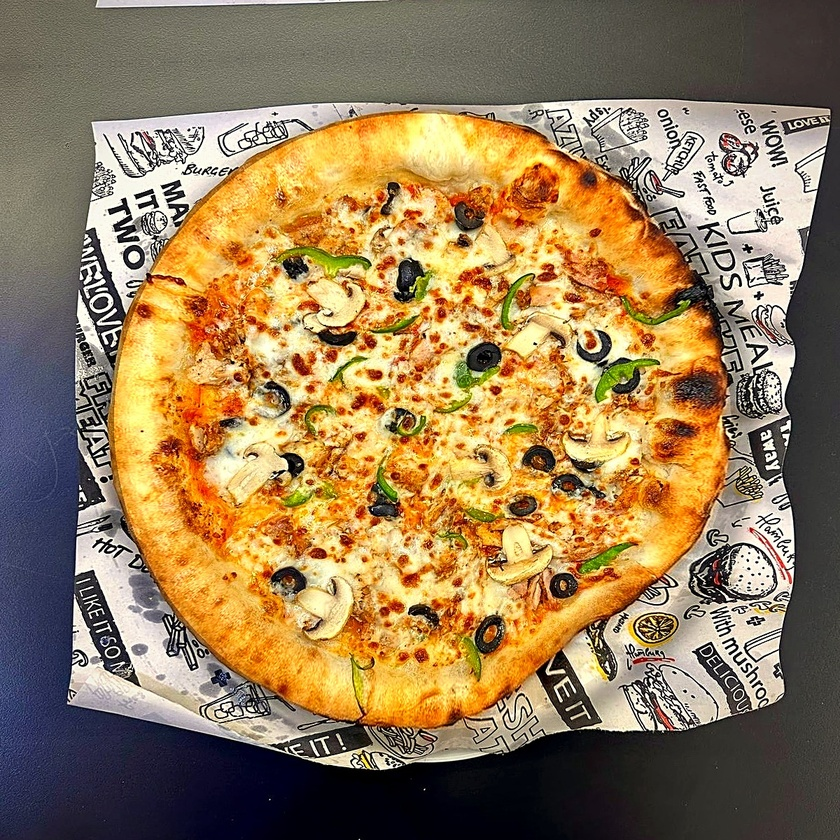
#> input picture src/menu/app-photos/real/real-pizza-a.jpg, 840 x 840 px, shrunk from 1200 x 1200 before the run
$ python roundify.py real-pizza-a.jpg real-pizza-b.jpg real-pizza-b.jpg
#> lines starting #> are read from the running program, lines starting #| are printed output that depends on the picture; after the words box and inside, x2 and y2 are one past the last pixel; in counts of white or black regions, pixels touching at a corner belong together
import sys
import cv2
import numpy as np
src, out, dbg = sys.argv[1], sys.argv[2], sys.argv[3]
im = cv2.imread(src)
#> im is the input picture: shape (840, 840, 3); mean B, G, R 86.8, 124.6, 150
h, w = im.shape[:2]
#> h = 840; w = 840
hsv = cv2.cvtColor(im, cv2.COLOR_BGR2HSV)
#> hsv: shape (840, 840, 3); mean H, S, V 38.2, 111.3, 153.6
# baked crust / sauce / browned cheese: warm hue with real saturation (paper and table are grey/white/black)
m = cv2.inRange(hsv, (6, 70, 150), (28, 255, 255))
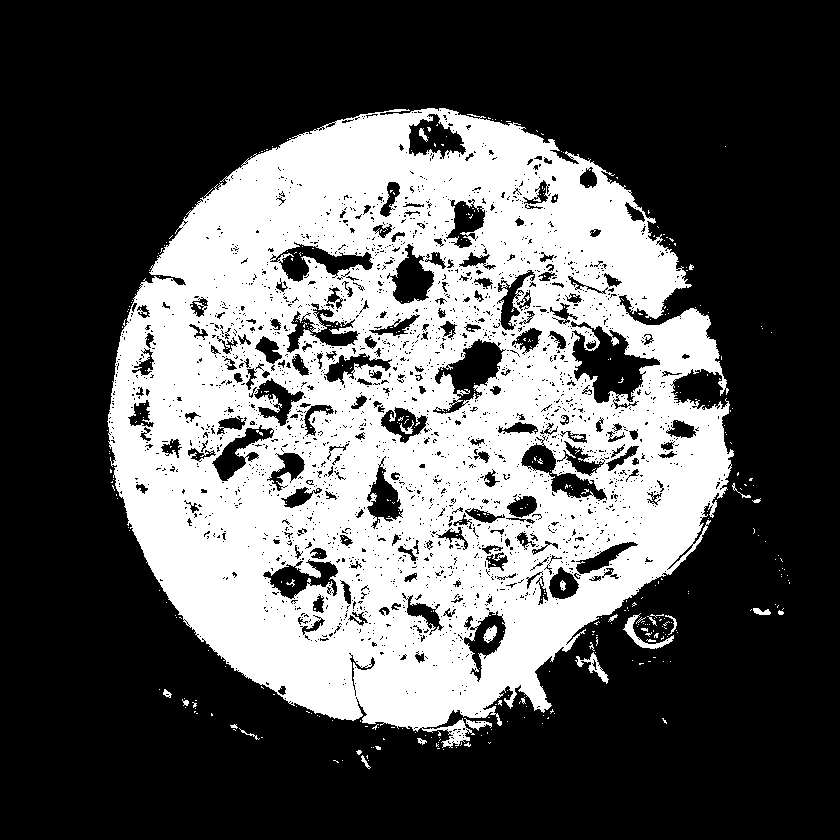
#> m: shape (840, 840); 34.4% white; 432 white regions (407 under 20 px), largest, box (x1, y1, x2, y2) and area: (107, 108, 734, 748) 240198, (623, 613, 674, 649) 395, (575, 652, 609, 684) 285
m = cv2.morphologyEx(m, cv2.MORPH_OPEN, cv2.getStructuringElement(cv2.MORPH_ELLIPSE, (9, 9)))
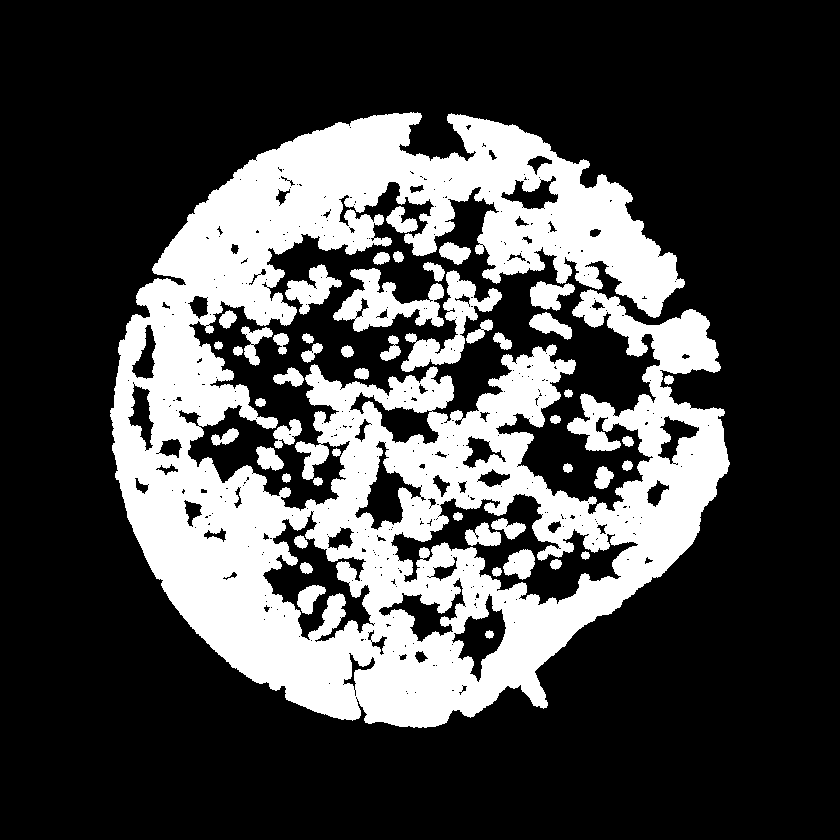
#> m: shape (840, 840); 27.8% white; 49 white regions, largest, box (x1, y1, x2, y2) and area: (110, 112, 730, 728) 178240, (333, 268, 444, 332) 3278, (401, 270, 502, 372) 3050
m = cv2.morphologyEx(m, cv2.MORPH_CLOSE, cv2.getStructuringElement(cv2.MORPH_ELLIPSE, (61, 61)))
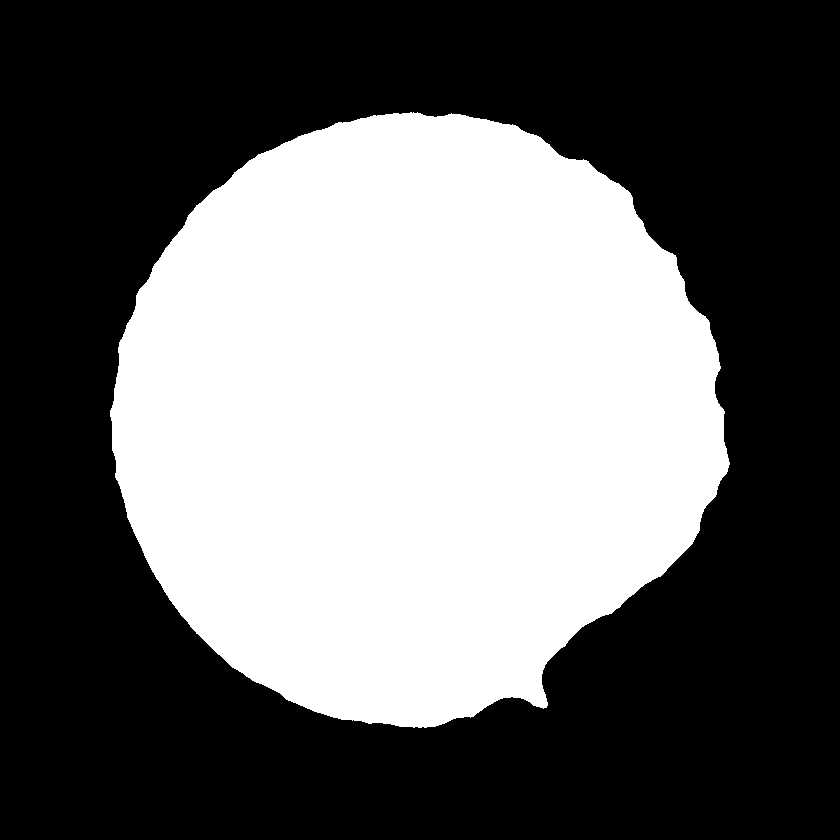
#> m: shape (840, 840); 40.8% white; 1 white region
cnts, _ = cv2.findContours(m, cv2.RETR_EXTERNAL, cv2.CHAIN_APPROX_NONE)
#> cnts = 1 contour; box (x1, y1, x2, y2) and area: (110, 112, 730, 728) 286892
# the pizza is the blob that covers the image centre
inside = [k for k in cnts if cv2.pointPolygonTest(k, (w / 2, h / 2), False) >= 0]
#> inside has the same summary as cnts
c = max(inside or cnts, key=cv2.contourArea)
#> c = contour of 1771 points, box (x1, y1, x2, y2) (110, 112, 730, 728), area 286892
hull = cv2.convexHull(c)
#> hull = contour of 70 points, box (x1, y1, x2, y2) (110, 112, 730, 728), area 294018
(cx, cy), (a, b), ang = cv2.fitEllipse(hull)
#> cx = 418.4; cy = 419.6; a = 615; b = 618; ang = 173.1
print('ellipse centre', round(cx), round(cy), 'axes', round(a), round(b), 'angle', round(ang, 1), 'ratio', round(max(a, b) / min(a, b), 3))
#| ellipse centre 418 420 axes 615 618 angle 173.1 ratio 1.005
# affine: rotate ellipse axes onto x/y, scale both axes to the mean diameter, rotate back
d = (a + b) / 2
#> d = 616.5
t = np.deg2rad(ang)
#> t = 3.02
R = np.array([[np.cos(t), np.sin(t)], [-np.sin(t), np.cos(t)]])
#> R = [[-0.993, 0.12], [-0.12, -0.993]]
S = np.diag([d / a, d / b])
#> S = [[1, 0], [0, 0.998]]
A = R.T @ S @ R
#> A = [[1, -0.000566], [-0.000566, 0.998]]
# keep the pizza centre at the image centre
centre = np.array([w / 2, h / 2])
#> centre = [420, 420]
off = centre - A @ np.array([cx, cy])
#> off = [0.881, 1.57]
M = np.hstack([A, off.reshape(2, 1)])
#> M = [[1, -0.000566, 0.881], [-0.000566, 0.998, 1.57]]
warped = cv2.warpAffine(im, M, (w, h), flags=cv2.INTER_LANCZOS4, borderMode=cv2.BORDER_REFLECT)
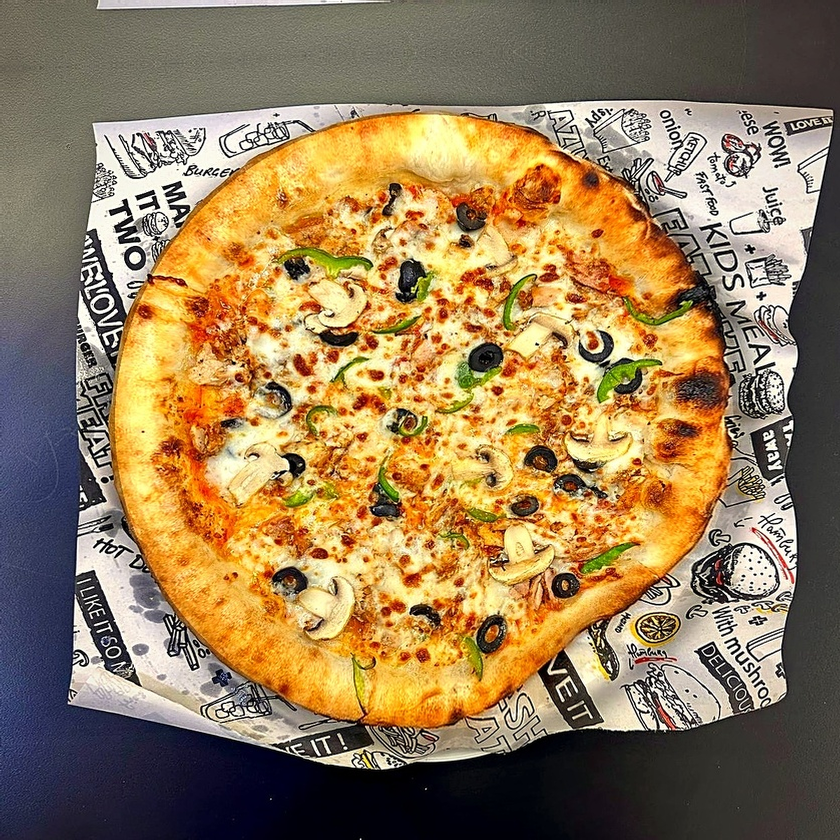
#> warped: shape (840, 840, 3); mean B, G, R 87, 124.7, 150
cv2.imwrite(out, warped, [cv2.IMWRITE_JPEG_QUALITY, 95])
# debug: fitted ellipse on the input
d_im = im.copy()
cv2.ellipse(d_im, ((cx, cy), (a, b), ang), (0, 255, 0), 4)
cv2.circle(d_im, (int(cx), int(cy)), int(d / 2), (255, 0, 255), 2)
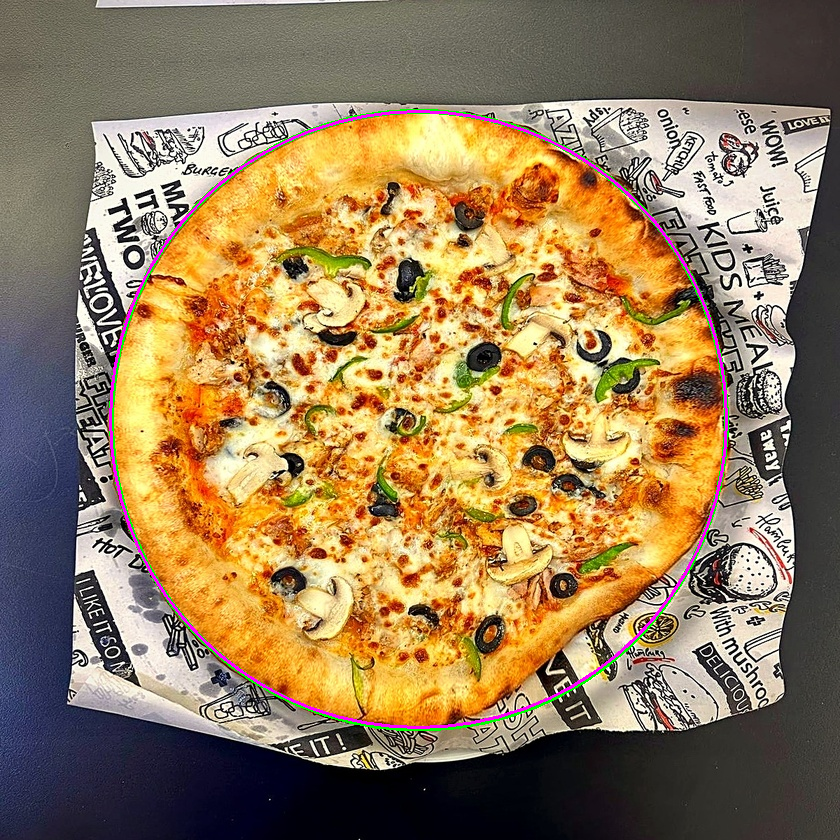
#> d_im: shape (840, 840, 3); mean B, G, R 88, 124.4, 150
cv2.imwrite(dbg, d_im)

$ run again, on src/menu/app-photos/real/real-sandwich-c.jpg
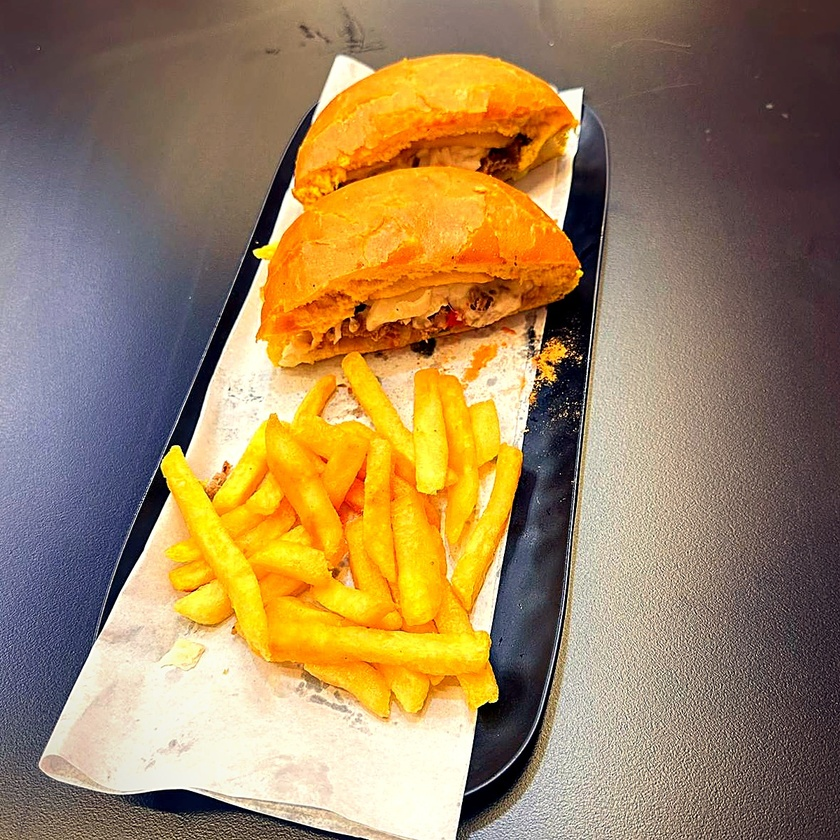
#> input picture src/menu/app-photos/real/real-sandwich-c.jpg, 840 x 840 px, shrunk from 1200 x 1200 before the run
#> im is the input picture: shape (840, 840, 3); mean B, G, R 93.6, 131.8, 158.6
#> hsv: shape (840, 840, 3); mean H, S, V 52.2, 106.5, 163.6
#> `m = cv2.morphologyEx(m, cv2.MORPH_CLOSE, cv2.getStructuringElement(cv2..`:
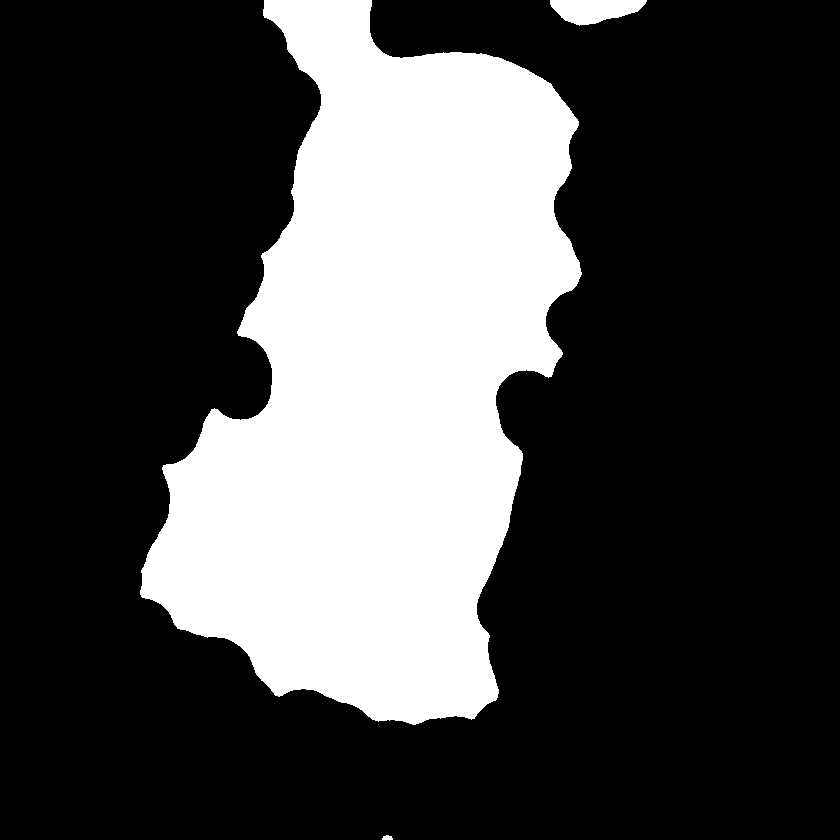
#> m: shape (840, 840); 27.8% white; 3 white regions
#> cnts = 3 contours; box (x1, y1, x2, y2) and area: (140, 0, 582, 725) 193190, (550, 0, 647, 26) 1624, (382, 835, 393, 840) 30
#> inside = 1 contour; box (x1, y1, x2, y2) and area: (140, 0, 582, 725) 193190
#> c = contour of 2063 points, box (x1, y1, x2, y2) (140, 0, 582, 725), area 193190
#> hull = contour of 31 points, box (x1, y1, x2, y2) (140, 0, 582, 725), area 240946
#> cx = 362.1; cy = 361.7; a = 518.3; b = 763.7; ang = 0.391
#| ellipse centre 362 362 axes 518 764 angle 0.4 ratio 1.473
#> d = 641
#> t = 0.00682
#> R = [[1, 0.00682], [-0.00682, 1]]
#> S = [[1.24, 0], [0, 0.839]]
#> A = [[1.24, 0.00271], [0.00271, 0.839]]
#> off = [-28.79, 115.4]
#> M = [[1.24, 0.00271, -28.79], [0.00271, 0.839, 115.4]]
#> `cv2.circle(d_im, (int(cx), int(cy)), int(d / 2), (255, 0, 255), 2)`:
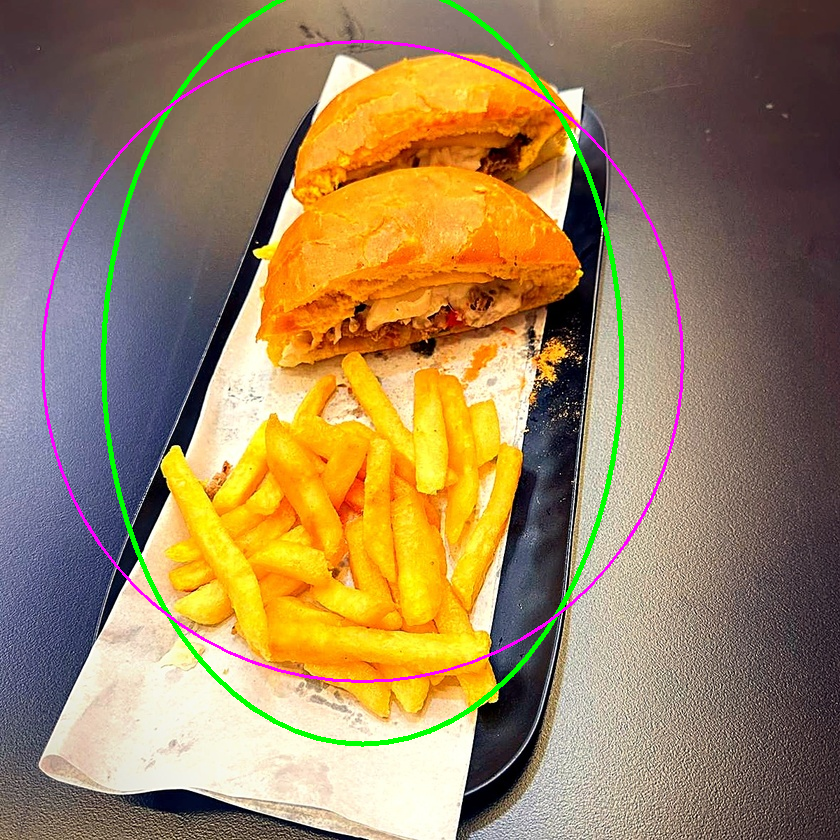
#> d_im: shape (840, 840, 3); mean B, G, R 93.1, 131.9, 157.3
